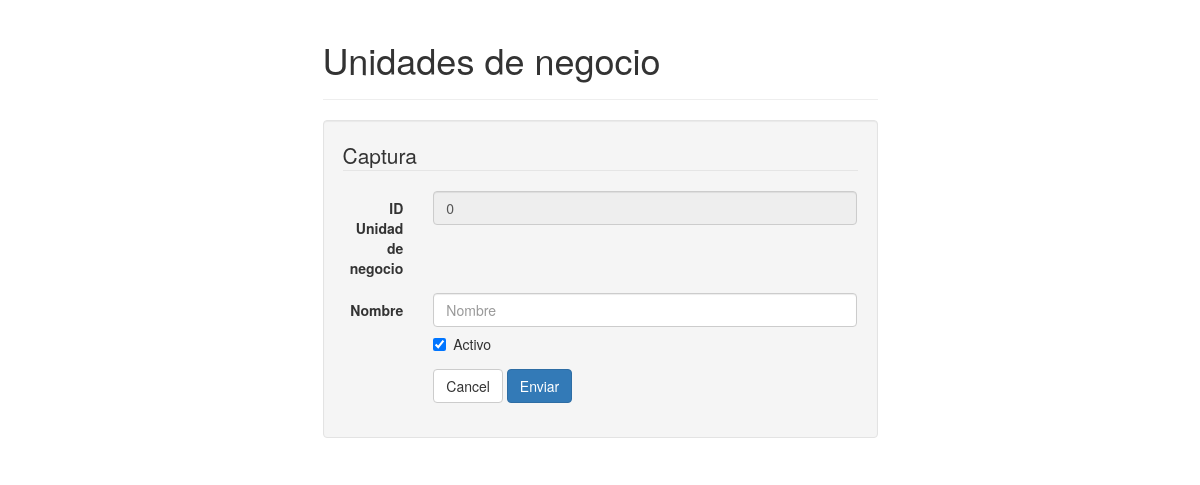
Before: /php/cat_unidad_negocio.php with the older database file.
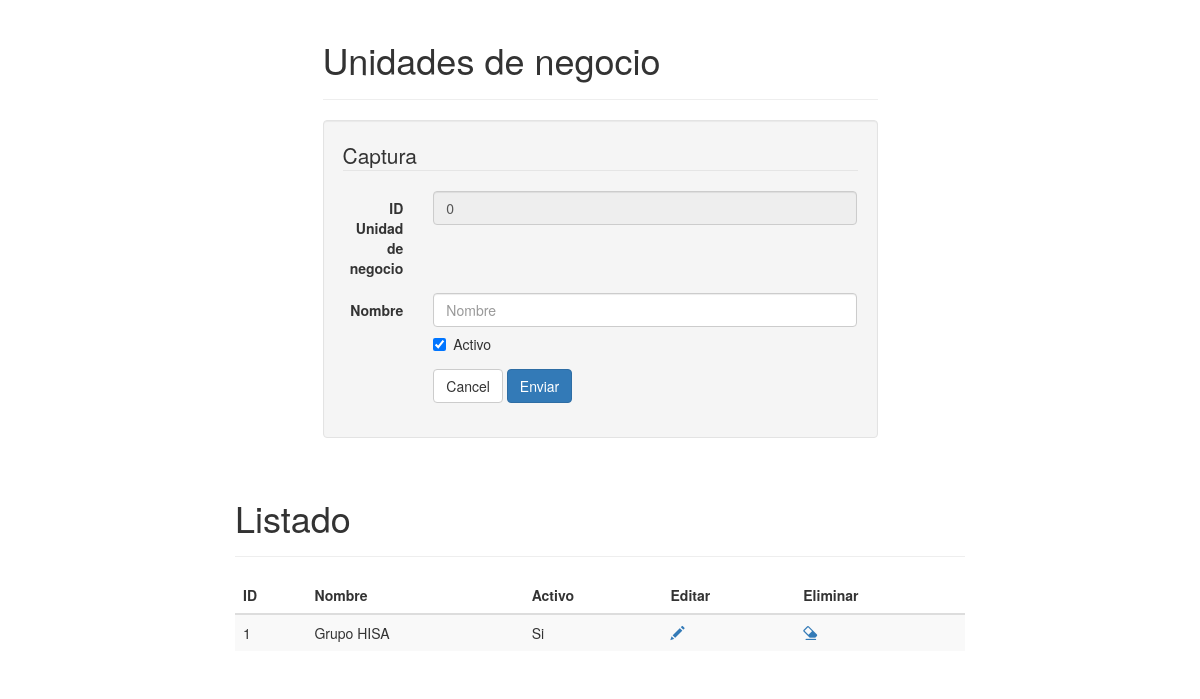
After: the same page with the newer database file.
### tables this page shows
CREATE TABLE IF NOT EXISTS `unidades_negocio` (
  `cve_unidad_negocio` int(11) NOT NULL,
  `nombre` varchar(50) NOT NULL,
  `activo` bit(1) NOT NULL
);

### php/class/UtilDB.php (called while the page is built, shortened)
<?php
class UtilDB {
    private static $servername = "localhost";
    private static $username = "root";
    private static $password = "";
    private static $database = "ovc";
    static function getConnection() {
        try {
            $cnxString = "mysql:host=" . UtilDB::$servername . ";dbname=" . UtilDB::$database;
            $params = array(PDO::MYSQL_ATTR_INIT_COMMAND => "SET NAMES utf8", PDO::ATTR_ERRMODE => PDO::ERRMODE_EXCEPTION, PDO::ATTR_CASE => PDO::CASE_LOWER);
            $cnx = new PDO($cnxString, UtilDB::$username, UtilDB::$password, $params);
        } catch (PDOException $e) {
            echo "Connection failed: " . $e->getMessage();
        }
        return $cnx;
    }
    static function ejecutaConsulta($sql) {
        $cnx = UtilDB::getConnection();
        $rst = $cnx->query($sql);
        return $rst;
    }
}

### php/cat_unidad_negocio.php (the view, shortened to what the changed rows need)
<?php
$sql = "SELECT * FROM unidades_negocio ORDER BY cve_unidad_negocio";
$rst = UtilDB::ejecutaConsulta($sql);
?>
<!DOCTYPE html>
<html lang="es">
    <head>
        <link href="../twbs/bootstrap-3.3.5-dist/css/bootstrap.min.css" rel="stylesheet"/>
    </head>
    <body>
        <div class="container">
            <div class="row">
                <div class="col-md-6 col-md-offset-3">
                    <div class="page-header">
                        <h1 id="forms">Unidades de negocio</h1>
                    </div>
                </div>
            </div>
            <?php if($rst->rowCount() > 0){?>
            <div class="col-md-8 col-md-offset-2">
                <div class="page-header">
                    <h1 id="tables">Listado</h1>
                </div>
                <div class="bs-component">
                    <table class="table table-striped table-hover ">
                        <thead>
                            <tr>
                                <th>ID</th>
                                <th>Nombre</th>
                                <th>Activo</th>
                                <th>Editar</th>
                                <th>Eliminar</th>
                            </tr>
                        </thead>
                        <tbody>
                            <?php foreach ($rst as $row){?>
                            <tr>
                                <td><?php echo($row['cve_unidad_negocio']);?></td>
                                <td><?php echo($row['nombre']);?></td>
                                <td><?php echo($row['activo'] == 1 ? "Si":"No");?></td>
                                <td><a href="javascript:void(0);" onclick="editar(<?php echo($row['cve_unidad_negocio']);?>);"><span class="glyphicon glyphicon-pencil"></span></a></td>
                                <td><a href="javascript:void(0);" onclick="if(confirm('¿Está realmente seguro de eliminar este registro?')){eliminar(<?php echo($row['cve_unidad_negocio']);?>);}else{ return false;};"><span class="glyphicon glyphicon-erase"></span></a></td>
                            </tr>
                            <?php } $rst->closeCursor();?>
                        </tbody>
                    </table>
                </div>
            </div>
            <?php }?>
        </div>
    </body>
</html>

Changed rows visible on the page:
added unidades_negocio: cve_unidad_negocio "1", nombre "Grupo HISA", activo "Si"
Other visible differences:
text now shown: "Listado ID Nombre Activo Editar Eliminar"
